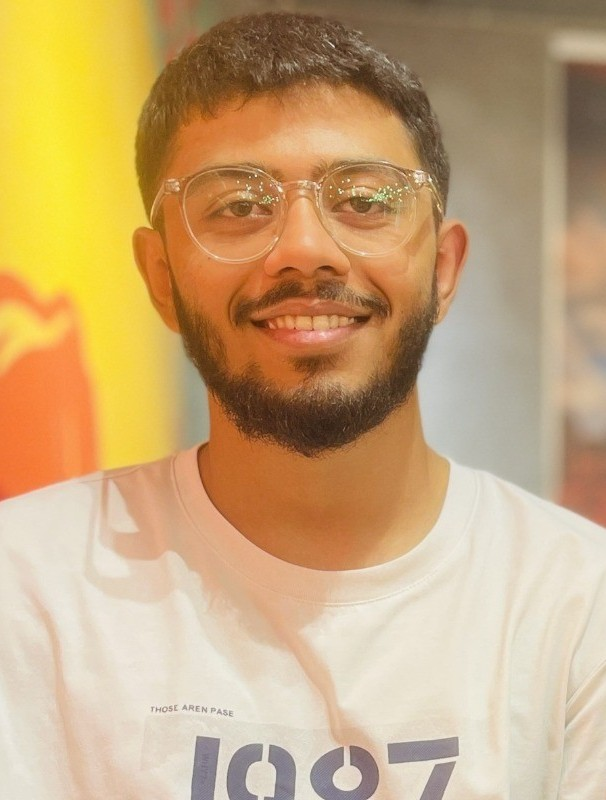
#> input picture image.jpg, 606 x 800 px
$ jupyter execute svd.ipynb
#> lines starting #> are read from the running program, lines starting #| are printed output that depends on the picture
[cell 1]
# Import necessary packages
import numpy as np
import pandas as pd
import cv2 as cv
from google.colab.patches import cv2_imshow # For image display
from skimage import io
from PIL import Image
import matplotlib.pylab as plt

# Address of image to load
url = 'image.jpg'
# Load the image
image = io.imread(url)
#> image is the input picture: shape (800, 606, 3); mean R, G, B 200, 167.2, 121.5

At this point we have loaded our image. The dimension of image is (800, 606, 3). We will now use Singular Value Decomposition(SVD) to reduce the dimension of our image. To achieve this we will convert our image to gray scale image.

[cell 2]
# Convert image to gray scale image
gray_scale_img = cv.cvtColor(image, cv.COLOR_BGR2GRAY)
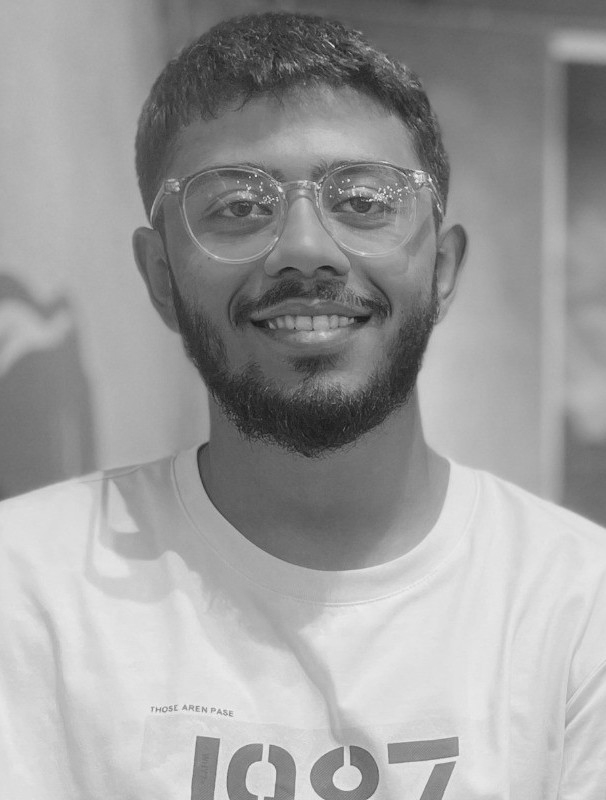
#> gray_scale_img: shape (800, 606); min 22, max 244, mean 157.3

This will reduce the dimension of our image to (800, 606). But this is not enough. We will reduce it more by using SVD.
- First we will convert the gray scale image to matrix form.
- That matrix will have values between 0 and 255.

[cell 3]
# Convert the image to matrix form
image_matrix = np.array(list(gray_scale_img), float)
print(image_matrix)
#> (printed output is left out)

To show geometrically, we will plot the image on graph. The point to note is that we have already reduced our image to 2D, so plot is simple.

[cell 4]
# Plot the image on 2D plane
plt.imshow(image_matrix)

Now it is time to compress by applying the SVD on our image or image matrix. Scaling the image matrix before applying Singular Value Decomposition (SVD) is often necessary for numerical stability, interpretability, and performance improvement in various image processing and machine learning tasks.
- Image matrices often contain large integer values (e.g., 0–255 in grayscale).
- SVD is sensitive to magnitude differences. Large values can lead to floating-point precision errors during decomposition.
- Scaling (e.g., dividing by 255) normalizes values to [0, 1], which helps numerical algorithms perform more reliably and accurately.

[cell 5]
# Scale the image
image_matrix_scaled = image_matrix / 255.0

[cell 6]
# Perform the SVD
U, S, V = np.linalg.svd(image_matrix_scaled)
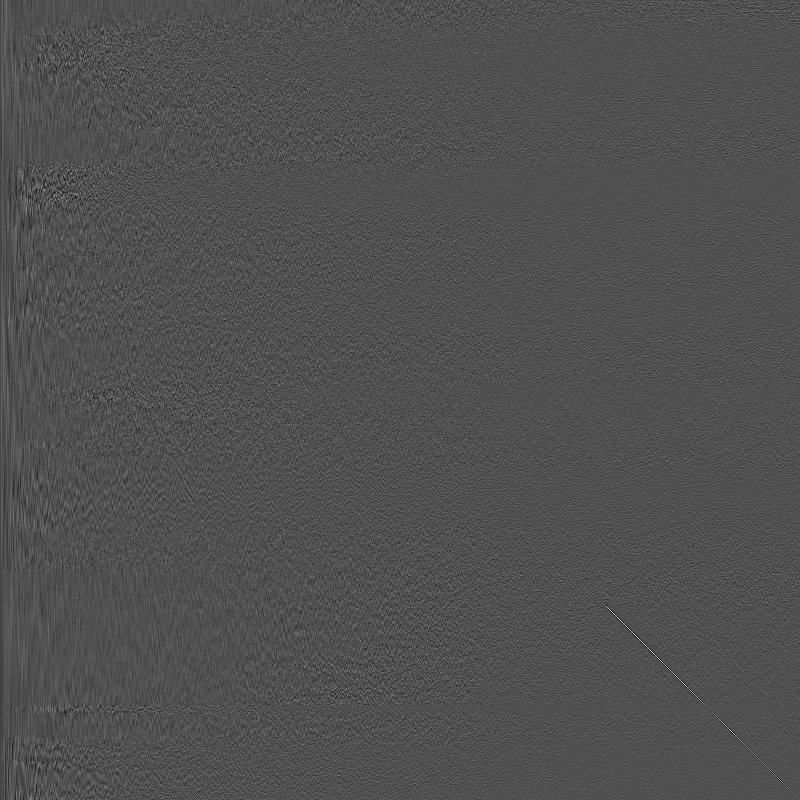
#> U: shape (800, 800) float64; min -0.254, max 0.547, mean -3.17e-05; drawn with min black and max white
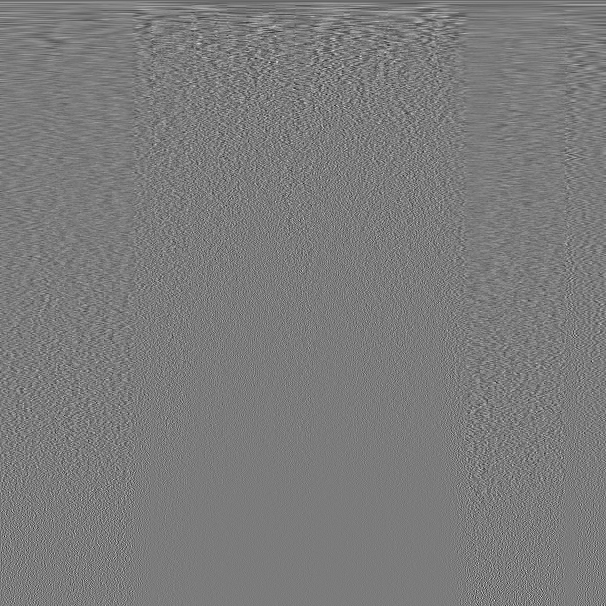
#> V: shape (606, 606) float64; min -0.303, max 0.321, mean -7.46e-05; drawn with min black and max white
#> S = 606 values, max 443.6 at index 0, min 0.00869 at index 605, mean 1.61

Now after perform SVD we have our matrices. Now we need to see the variance(change) of our singular vectors gained from SVD ---- A singular vector is a vector that results from the singular value decomposition (SVD) of a matrix. Specifically, it's a column vector in either the U or V matrix within the SVD. These vectors represent directions in the data that have unique characteristics and are crucial for understanding the structure and properties of the matrix.

[cell 7]
# Compute variance explained from each singular vector
var_explained = np.round(S**2/np.sum(S**2), decimals=3)
#> var_explained = 606 values, max 0.968 at index 0, min 0 at index 10, mean 0.00164

[cell 8]
# Plot the variance explained by the each singular vector to see how much each singular vector has importance.
import seaborn as sns
sns.barplot(x=list(range(1, 11)),
            y=var_explained[:10], color='dodgerblue')
plt.xlabel('Singular Vector', fontsize=16)
plt.ylabel('Variance Explained', fontsize=16)
plt.tight_layout()
plt.savefig('svd_plot.png', dpi=150)
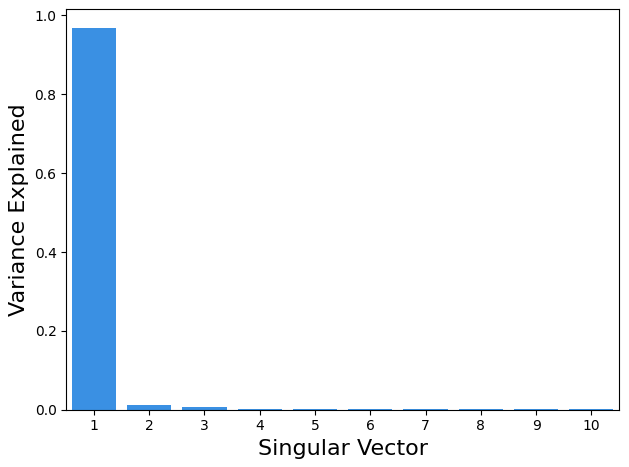
#> figure drawn by matplotlib, 1 panel; tallest bar 0.968 high, from x = -0.4 to 0.4

From the figure we can see that first three singular vector matter most(and among them first matters the most). So we will use these singular vectors to construct our compressed image. (In these types of SVD applications, we use the top k singular values to construct our matrix).

[cell 9]
# Construct the image using top 5 singular value
n = 5
reconstructed_image1 = np.array(U[:, :n]).dot(np.diag(S[:n])).dot(np.array(V[:n, :]))
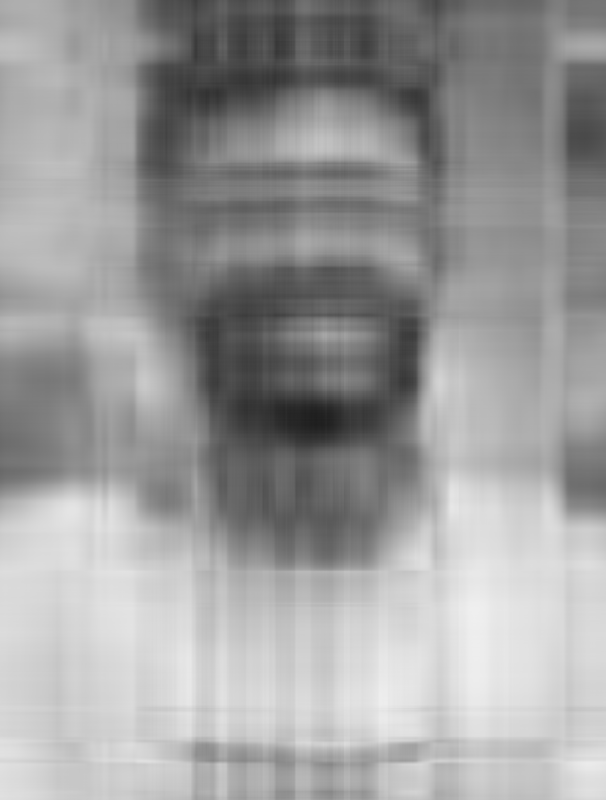
#> reconstructed_image1: shape (800, 606) float64; min 0.119, max 0.94, mean 0.617
plt.imshow(reconstructed_image1)

[cell 10]
# Construct the image using top 20 singular value
n = 20
reconstructed_image2 = np.array(U[:, :n]).dot(np.diag(S[:n])).dot(np.array(V[:n, :]))
plt.imshow(reconstructed_image2)

[cell 11]
# Construct the image using top 80 singular value
n = 80
reconstructed_image3 = np.array(U[:, :n]).dot(np.diag(S[:n])).dot(np.array(V[:n, :]))
plt.imshow(reconstructed_image3)

[cell 12]
# Construct the image using top 200 singular value
n = 200
reconstructed_image4 = np.array(U[:, :n]).dot(np.diag(S[:n])).dot(np.array(V[:n, :]))
plt.imshow(reconstructed_image4)

[cell 13]
# Plot all the reconstructed image in grid to see difference
fig, axis = plt.subplots(2, 2)
axis[0, 0].imshow(reconstructed_image1)
axis[0, 0].set_title('Reconstructed Image: 5 SVs', size=10)

axis[0, 1].imshow(reconstructed_image2)
axis[0, 1].set_title('Reconstructed Image: 20 SVs', size=10)

axis[1, 0].imshow(reconstructed_image3)
axis[1, 0].set_title('Reconstructed Image: 80 SVs', size=10)

axis[1, 1].imshow(reconstructed_image4)
axis[1, 1].set_title('Reconstructed Image: 200 SVs', size=10)

plt.tight_layout()
